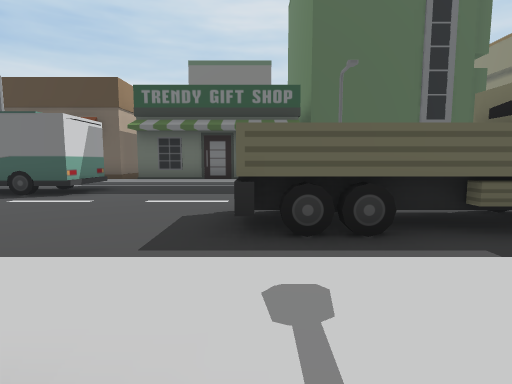
[1] (above)

24 first-person views from a walk through a scene from a Unity 3-D project. The camera is 1.5 m above the floor, tilts 6° down and sees 80° across. The floor is counted in squares, 2 m on a side. Each view is taken from the middle of a square. On the plan, view 1 faces up. The plan holds only what a view shows up to about 10 squares ahead; the rest is blank. The place goes on beyond the plan. The player character is not drawn.

[2]
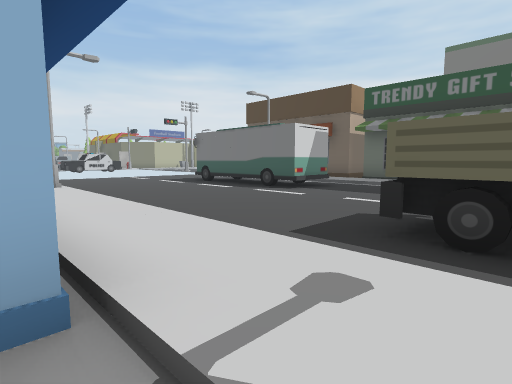

[3]
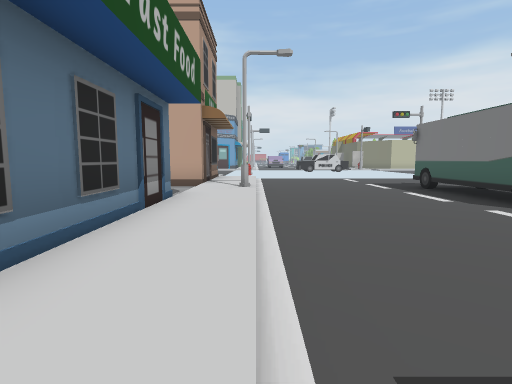

[4]
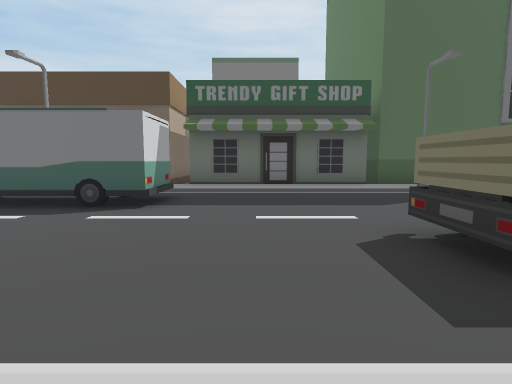

[5]
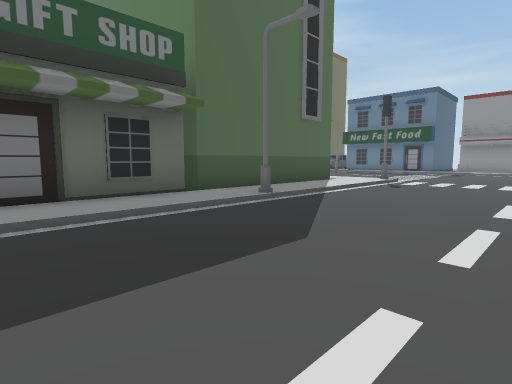

[6]
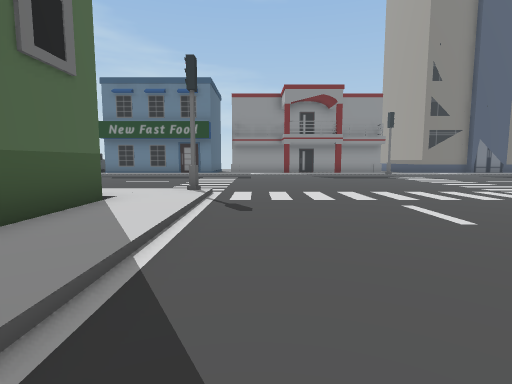

[7]
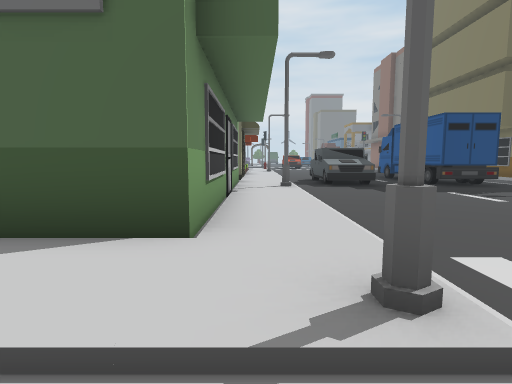

[8]
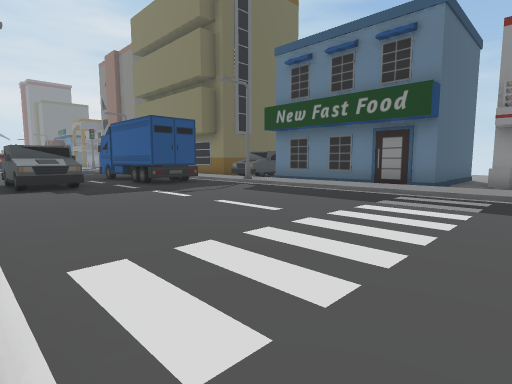

[9]
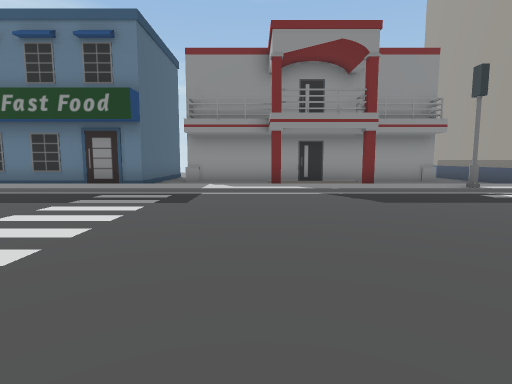

[10]
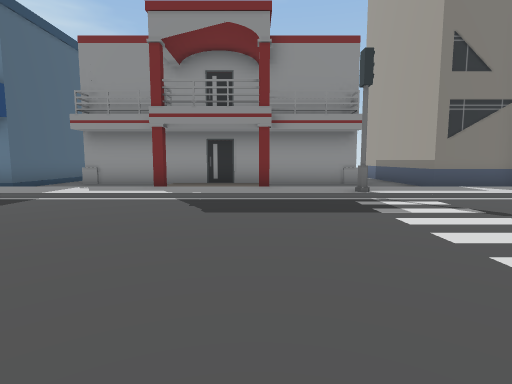

[11]
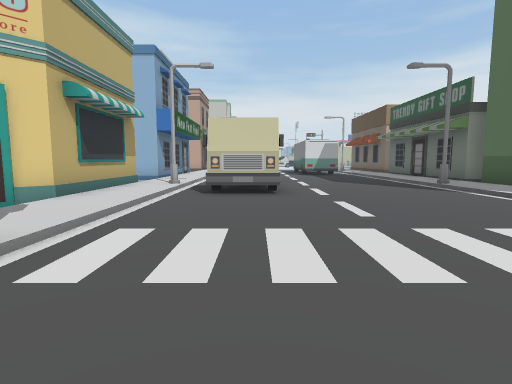

[12]
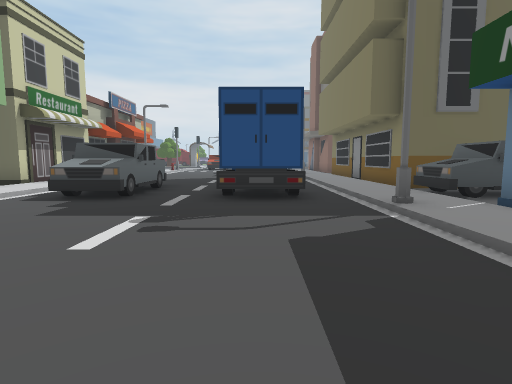

[13]
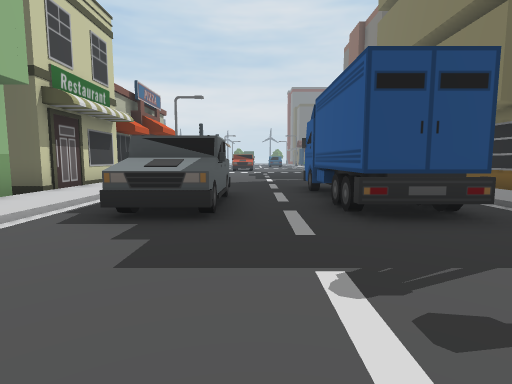

[14]
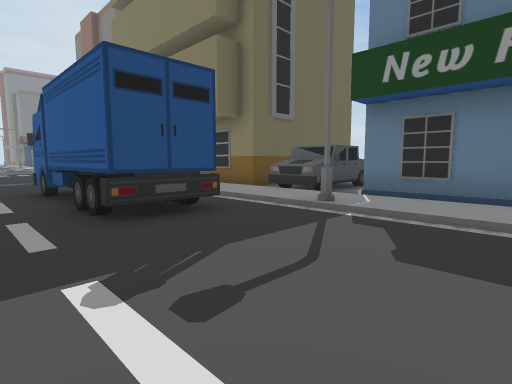

[15]
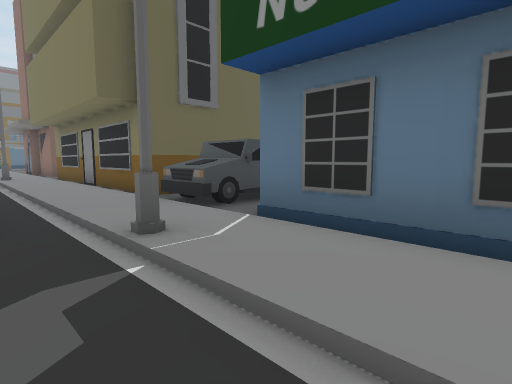

[16]
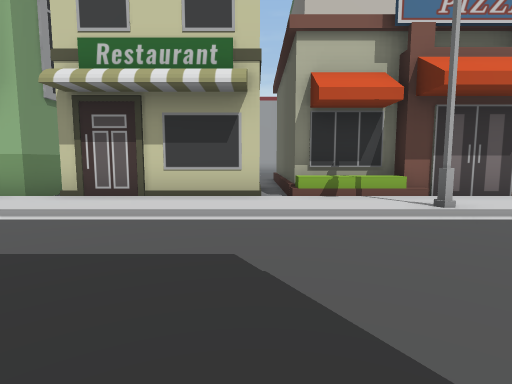

[17]
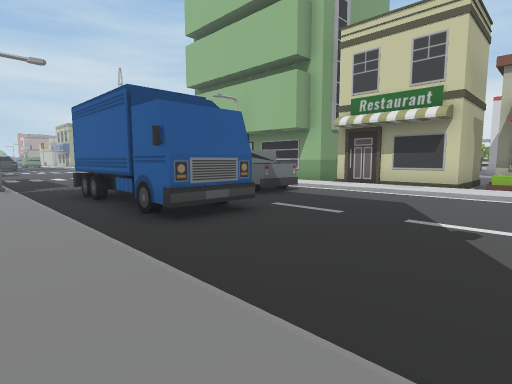

[18]
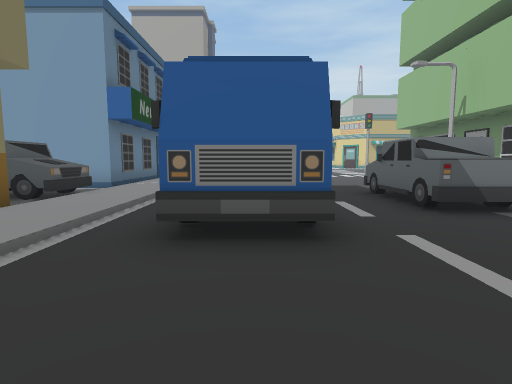

[19]
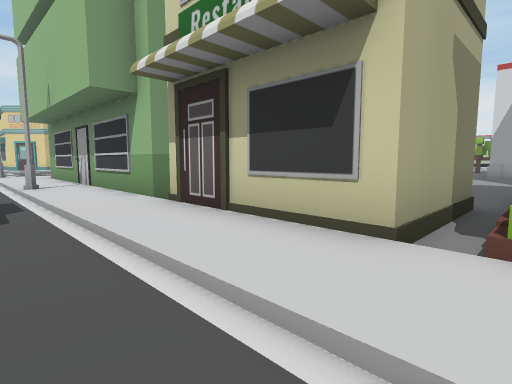

[20]
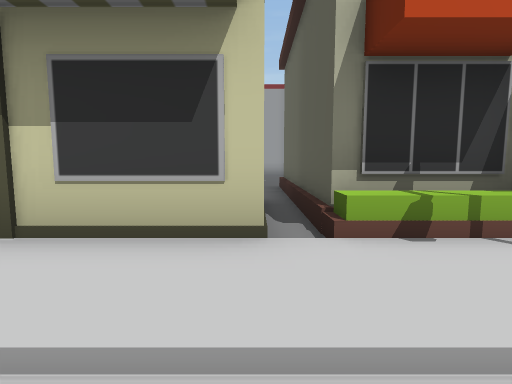

[21]
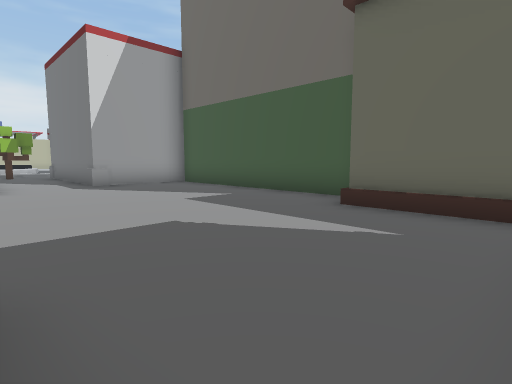

[22]
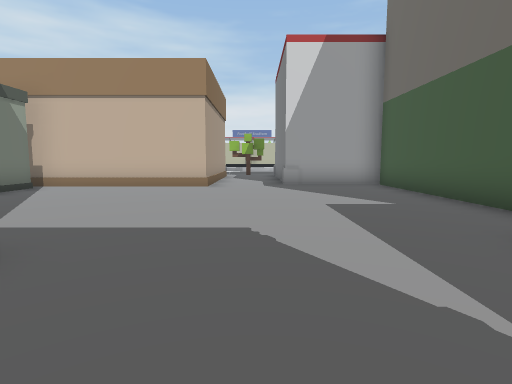

[23]
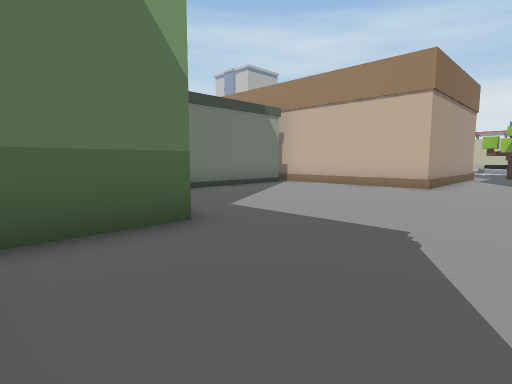

[24]
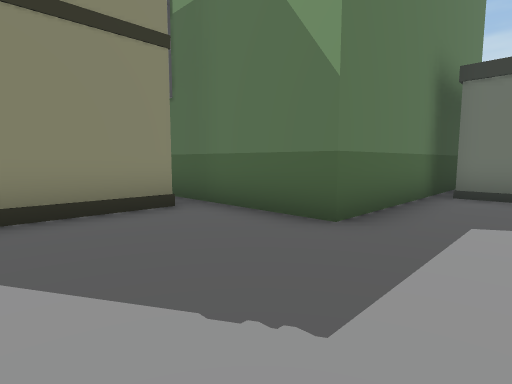

### Floor plan
Key: @ floor where view 1 was taken; # wall or solid block; . main floor; : floor 0.25 m higher than the main floor; / step, stairs or slope; S streetlight; B bus; T truck; U building; O other object.
Columns run from 10 left of view 1 to 21 right of it. Each row starts with its distance up from view 1.
 26                  U:S.     S U
 25     #UUUUUUU     U:/....../:U
 24     #.......UUUUUU:/....../:U
 23     #..........UUU:/....../:U
 22    ##..........U U:/....../:U
 21   .............U U:/....OO/:U
 20   .............U U:/....OO/:U
 19   ####..........  :/TT..OO/:UUUU
 18      #......UUUUUU:/TT..OO/:TT
 17      #......U    U:/TT..OO/:TTT
 16      #......U    U:S......S:UUUU
 15      #######U    U:/....../:U
 14             U    U:/....../:U
 13             U    U:/....../:U
 12             U    U:/....../:U
 11      #######UUUUUU:/....../:UUUU
 10       :::::::::::::/....../: ...
  9      ///////S//////#....../: .#
  8      BB.................../: .#
  7 ..BBBBB.................../: .#
  6 ........................../:#.#
  5 ........................../:..#
  4 ..........T  TT.........../:#.#
  3 ..........TTTTT.........../: .#
  2 //S/////////S//////#......#: .#
  1 ::::::::::::::::::: ....../: .#
  0 ##..UUUUUU@.#####    .. ../: ..
 -1                           /:UUU
 -2                            :U
 -3                             U

Where each view was taken, in squares from view 1:
view 1: 0 up, 0 right, facing up
view 2: 0 up, 1 right, facing up-left
view 3: 2 up, 0 right, facing left
view 4: 1 up, 2 left, facing up
view 5: 5 up, 2 left, facing up-right
view 6: 8 up, 2 right, facing right
view 7: 8 up, 8 right, facing up
view 8: 8 up, 9 right, facing up-right
view 9: 7 up, 9 right, facing right
view 10: 4 up, 10 right, facing right
view 11: 4 up, 11 right, facing left
view 12: 11 up, 14 right, facing up
view 13: 13 up, 12 right, facing up
view 14: 13 up, 12 right, facing up-right
view 15: 13 up, 15 right, facing up-right
view 16: 23 up, 13 right, facing left
view 17: 25 up, 17 right, facing down-left
view 18: 24 up, 14 right, facing down
view 19: 24 up, 10 right, facing down-left
view 20: 23 up, 10 right, facing left
view 21: 19 up, 4 right, facing up-left
view 22: 21 up, 4 right, facing left
view 23: 22 up, 4 right, facing down-left
view 24: 22 up, 0 right, facing down-right
